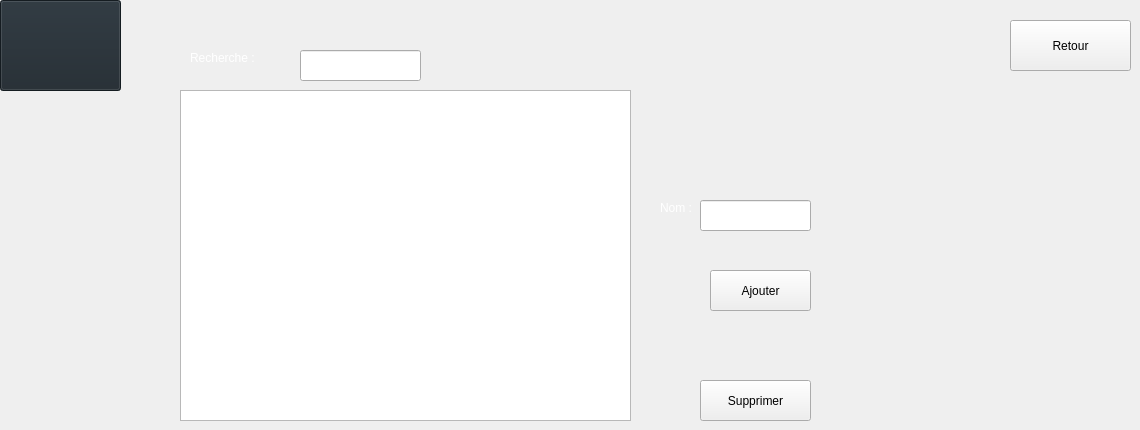
    <widget class="QWidget" name="categorie">
     <widget class="QLabel" name="label_categorie">
      <property name="geometry">
       <rect>
        <x>660</x>
        <y>200</y>
        <width>41</width>
        <height>16</height>
       </rect>
      </property>
      <property name="text">
       <string>&lt;html&gt;&lt;head/&gt;&lt;body&gt;&lt;p&gt;&lt;span style=&quot; color:#ffffff;&quot;&gt;Nom :&lt;/span&gt;&lt;/p&gt;&lt;/body&gt;&lt;/html&gt;</string>
      </property>
     </widget>
     <widget class="QPushButton" name="Ajouter_categorie">
      <property name="geometry">
       <rect>
        <x>710</x>
        <y>270</y>
        <width>101</width>
        <height>41</height>
       </rect>
      </property>
      <property name="text">
       <string>Ajouter</string>
      </property>
      <property name="icon">
       <iconset resource="Ressources.qrc">
        <normaloff>:/new/images/images/add.png</normaloff>:/new/images/images/add.png</iconset>
      </property>
     </widget>
     <widget class="QPushButton" name="Supprimer_categorie">
      <property name="geometry">
       <rect>
        <x>700</x>
        <y>380</y>
        <width>111</width>
        <height>41</height>
       </rect>
      </property>
      <property name="styleSheet">
       <string notr="true"/>
      </property>
      <property name="text">
       <string>Supprimer</string>
      </property>
      <property name="icon">
       <iconset resource="Ressources.qrc">
        <normaloff>:/new/images/images/delete.png</normaloff>:/new/images/images/delete.png</iconset>
      </property>
     </widget>
     <widget class="QLabel" name="label_2_categorie">
      <property name="geometry">
       <rect>
        <x>190</x>
        <y>50</y>
        <width>71</width>
        <height>16</height>
       </rect>
      </property>
      <property name="text">
       <string>&lt;html&gt;&lt;head/&gt;&lt;body&gt;&lt;p&gt;&lt;span style=&quot; color:#ffffff;&quot;&gt;Recherche :&lt;/span&gt;&lt;/p&gt;&lt;/body&gt;&lt;/html&gt;</string>
      </property>
     </widget>
     <widget class="QPushButton" name="pushButton_categorie">
      <property name="geometry">
       <rect>
        <x>1010</x>
        <y>20</y>
        <width>121</width>
        <height>51</height>
       </rect>
      </property>
      <property name="text">
       <string>Retour</string>
      </property>
      <property name="icon">
       <iconset resource="Ressources.qrc">
        <normaloff>:/new/images/images/return.png</normaloff>:/new/images/images/return.png</iconset>
      </property>
     </widget>
     <widget class="QLineEdit" name="txt_Nom_categorie">
      <property name="geometry">
       <rect>
        <x>700</x>
        <y>200</y>
        <width>111</width>
        <height>31</height>
       </rect>
      </property>
      <property name="styleSheet">
       <string notr="true"/>
      </property>
     </widget>
     <widget class="QTableView" name="tableView_categorie">
      <property name="geometry">
       <rect>
        <x>180</x>
        <y>90</y>
        <width>451</width>
        <height>331</height>
       </rect>
      </property>
     </widget>
     <widget class="QLineEdit" name="txt_Search_categorie">
      <property name="geometry">
       <rect>
        <x>300</x>
        <y>50</y>
        <width>121</width>
        <height>31</height>
       </rect>
      </property>
     </widget>
     <widget class="QPushButton" name="pushButton_15">
      <property name="geometry">
       <rect>
        <x>0</x>
        <y>0</y>
        <width>121</width>
        <height>91</height>
       </rect>
      </property>
      <property name="styleSheet">
       <string notr="true">QPushButton
{
 
    background-color: #1e272e;
    
    border-color: #1e272e;
   
}</string>
      </property>
      <property name="text">
       <string/>
      </property>
      <property name="icon">
       <iconset resource="Ressources.qrc">
        <normaloff>:/new/images/images/Image4.png</normaloff>:/new/images/images/Image4.png</iconset>
      </property>
      <property name="iconSize">
       <size>
        <width>80</width>
        <height>80</height>
       </size>
      </property>
     </widget>
    </widget>
